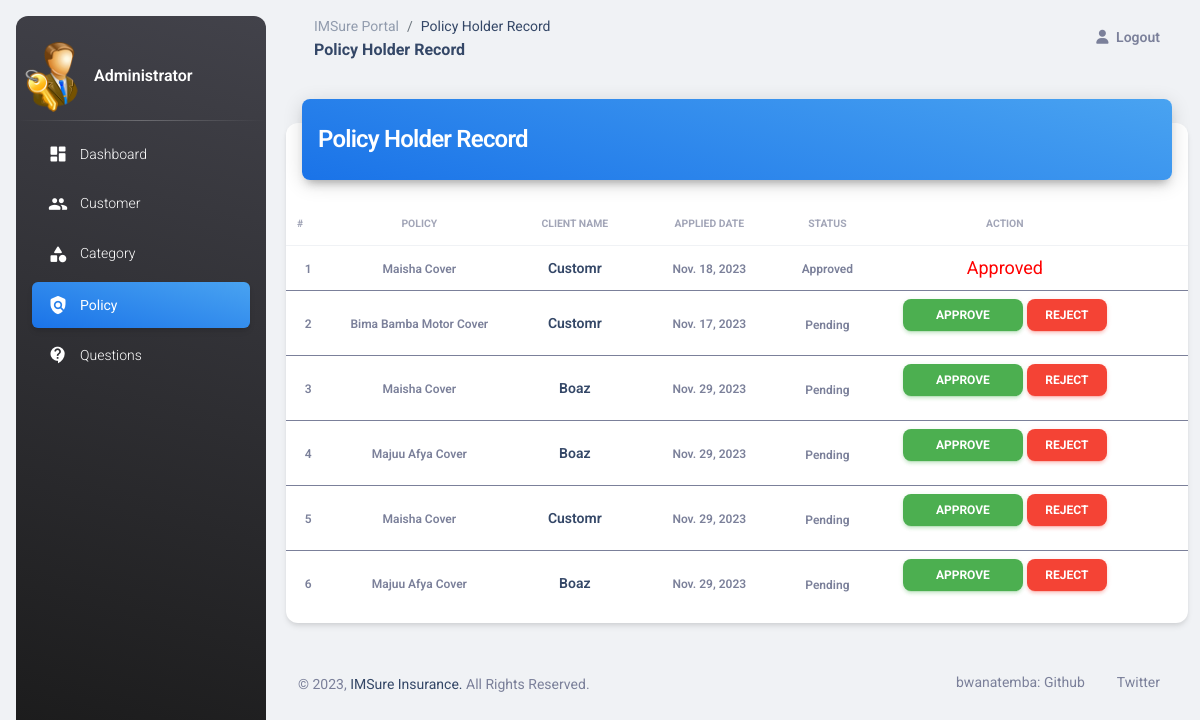
/accounts/profile/admin-view-policy-holder, run on an earlier commit of the app's database.
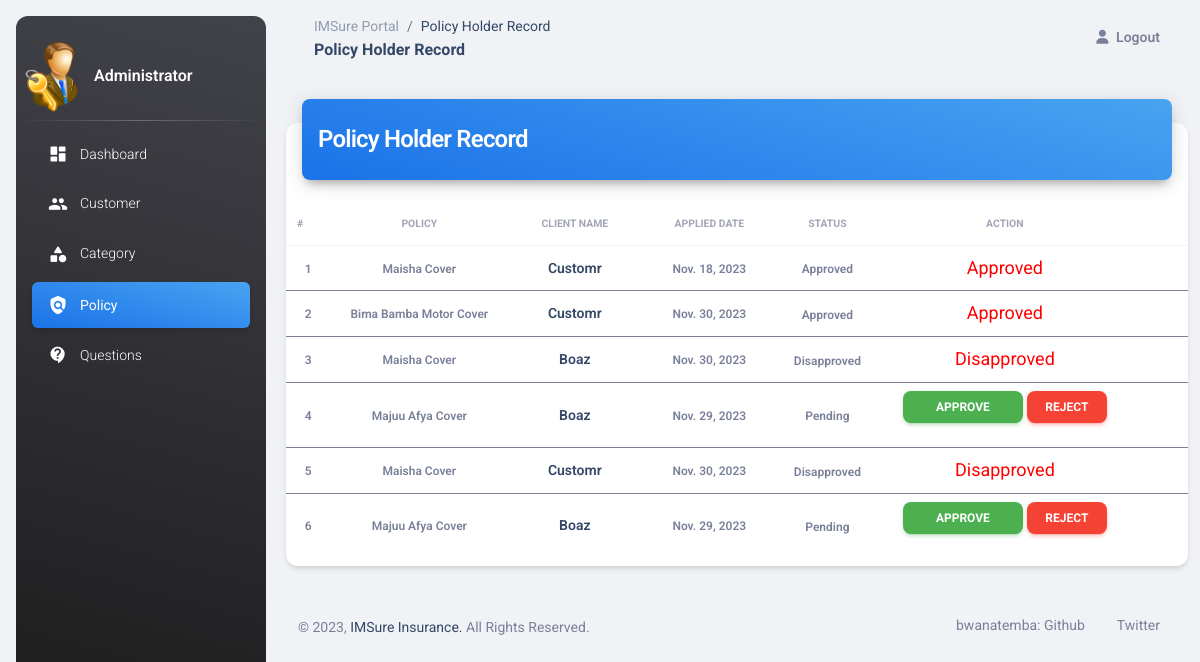
And on a later commit of the database.
### insurancemanagement/models.py (models this page shows, shortened)
class PolicyRecord(models.Model):
    customer = models.ForeignKey(Customer, on_delete=models.CASCADE)
    policy = models.ForeignKey(Policy, on_delete=models.CASCADE)
    status = models.CharField(max_length=100, default='Pending')
    creation_date = models.DateField(auto_now=True)

class Policy(models.Model):
    category = models.ForeignKey('Category', on_delete=models.CASCADE)
    policy_name = models.CharField(max_length=200)
    sum_assurance = models.PositiveIntegerField()
    premium = models.PositiveIntegerField()
    tenure = models.PositiveIntegerField()
    creation_date = models.DateField(auto_now=True)
    def __str__(self):
        return self.policy_name

### customer/models.py (models this page shows, shortened)
class Customer(models.Model):
    user = models.OneToOneField(User, on_delete=models.CASCADE)
    profile_pic = models.ImageField(upload_to='profile_pic/Customer/', null=True, blank=True)
    address = models.CharField(max_length=40)
    mobile = models.CharField(max_length=20, null=False)
    def __str__(self):
        return self.user.first_name

### insurancemanagement/views.py (the view)
# urls.py: path('accounts/profile/admin-view-policy-holder', views.admin_view_policy_holder_view,
def admin_view_policy_holder_view(request):
    policyrecords = models.PolicyRecord.objects.all()
    return render(request, 'insurance/admin_view_policy_holder.html', {'policyrecords': policyrecords})

### insurancemanagement/templates/insurance/admin_view_policy_holder.html (shortened to what the changed rows need)
<!DOCTYPE html>
{% load static %}
<html lang="en">
<head>
  <link href="{% static 'dashboard/css/nucleo-icons.css' %}" rel="stylesheet" />
  <link href="{% static 'dashboard/css/nucleo-svg.css' %}" rel="stylesheet" />
  <link id="pagestyle" href="{% static 'dashboard/css/material-dashboard.css' %}" rel="stylesheet" />
</head>
<body class="g-sidenav-show  bg-gray-200">
  <main class="main-content position-relative max-height-vh-100 h-100 border-radius-lg ">
    <div class="container-fluid py-4">
      <div class="row">
        <div class="col-12">
          <div class="card my-4">
            <div class="card-body px-0 pb-2">
              <div class="table-responsive p-0">
                <table class="table align-items-center mb-0">
                  <thead>
                    <tr>
                      <th class="text-center text-uppercase text-secondary text-xxs font-weight-bolder opacity-7 ps-2">#</th>
                      <th class="text-center text-uppercase text-secondary text-xxs font-weight-bolder opacity-7">Policy</th>
                      <th class="text-center text-uppercase text-secondary text-xxs font-weight-bolder opacity-7">Client Name</th>
                      <th class="text-center text-uppercase text-secondary text-xxs font-weight-bolder opacity-7">Applied Date</th>
                      <th class="text-center text-uppercase text-secondary text-xxs font-weight-bolder opacity-7">Status</th>
                      <th class="text-center text-uppercase text-secondary text-xxs font-weight-bolder opacity-7">Action</th>
                      <th class="text-secondary opacity-7"></th>
                    </tr>
                  </thead>
                  {% for t in policyrecords %}
                  <tbody>
                    <tr>
                      <td class="align-middle text-center text-sm">
                        <span class="text-secondary text-xs font-weight-bold">{{ forloop.counter }}</span>
                      </td>
                        <td class="align-middle text-center text-sm">
                        <span class="text-secondary text-xs font-weight-bold">{{t.policy}}</span>
                      </td>
                      <td>
                        <h6 class="mb-0 text-center text-sm">{{t.customer}}</h6>
                      </td>
                      <td class="align-middle text-center text-sm">
                        <span class="text-secondary text-xs font-weight-bold">{{t.creation_date}}</span>
                      </td>
                      <td class="align-middle text-center">
                        <span class="text-secondary text-xs font-weight-bold">{{t.status}}</span>
                      </td>
                      {% if t.status == 'Pending' %}
                <td class="text-center">
                    <button class="btn btn-success btn-sm badge-pill" style="width: 120px;"><a  style="text-decoration: none;color: white;" href="{% url 'approve-request' t.id  %}">Approve</a> </button>
                    <button class="btn btn-danger btn-sm badge-pill" style="width: 80px;"><a  style="text-decoration: none;color: white;" href="{% url 'reject-request' t.id  %}">Reject</a> </button>
                </td>
                {% else %}
                <td class="text-center">
                <span style="color:red;font-size:18px;" class="label success">{{t.status}}</span></td>
                {% endif %}
                    </tr>
                  </tbody>
                  {% endfor %}
                </table>
              </div>
            </div>
          </div>
        </div>
      </div>
  </main>
</body>
</html>

What changed in the data, as far as the page shows it:
changed PolicyRecord "Bima Bamba Motor Cover": creation_date "Nov. 17, 2023" → "Nov. 30, 2023"; status "Pending" → "Approved"; status (not shown) → "Approved"; no longer shows "APPROVE REJECT"
changed PolicyRecord (number 3 of 6 on the later page): creation_date "Nov. 29, 2023" → "Nov. 30, 2023"; status "Pending" → "Disapproved"; status (not shown) → "Disapproved"; no longer shows "APPROVE REJECT"
changed PolicyRecord (number 5 of 6 on the later page): creation_date "Nov. 29, 2023" → "Nov. 30, 2023"; status "Pending" → "Disapproved"; status (not shown) → "Disapproved"; no longer shows "APPROVE REJECT"
